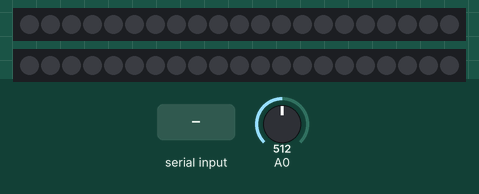
Simulated run of this sketch. Board: Arduino Uno, built with avr-gcc and run on an emulated ATmega328P. Shown: 2 × 21 RGB LEDs in strip order, left to right. The inputs (shaded band) are chosen by the test bench; at power-on: A0 = 512. Dim RGB values are drawn brighter than linear; what the sketch prints to the serial monitor is not drawn.

Above: at 1.2 s.
1.3 s: "S" received over the second serial link
At 1.98 s:
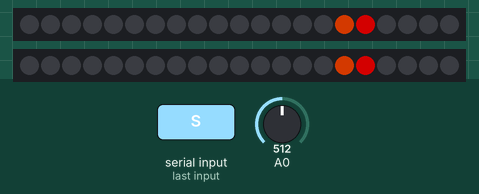
10.3 s: "D" received over the second serial link
At 12.19 s:
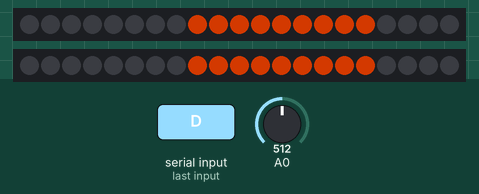
13.3 s: "G" received over the second serial link
At 13.76 s:
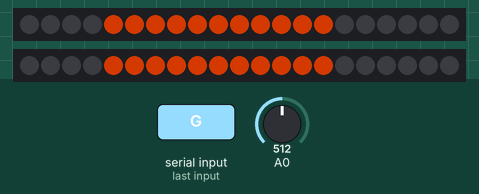
15.1 s: "F" received over the second serial link
At 16.5 s:
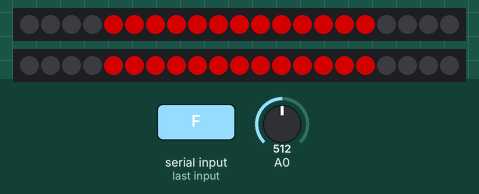
Timing chart, 0 to 17.7 s (numbered marks = the images above; inputs shaded):
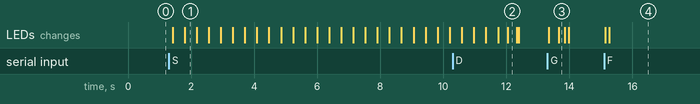

Measured:
- after the input at 1.3 s, the LEDs: first change after 0.12 s (image 1 shows a later state)
- after the input at 10.3 s, the LEDs: first differ from a run without the input after 1.8 s (image 2)
- after the input at 13.3 s, the LEDs: first change after 0.05 s (image 3 shows a later state)
- after the input at 15.1 s, the LEDs: first change at once (image 4 shows a later state)

The sketch:

principalesclave.ino
```cpp
#include "bibliotheque.h"
#include "tournerdroite.h"
#include "tournergauche.h"
#include "lumiererouge.h"
#include "freinl.h"
#include "animationsetup.h"

void setup(){
  strip.begin();
  strip.show();                  // Initialise tous les pixels à 'off' (éteint)
  strip1.begin();
  strip1.show();                  // Initialise tous les pixels à 'off' (éteint)
  Serial.begin(9600);
  ArduinoMaster.begin(38400);     //Initialise le module Bluetooth 38400 bauds
  while (ArduinoMaster.available()) {   //tant que le module Bluetooth est disponible
  if (ArduinoMaster.available() >0) {
    char c = ArduinoMaster.read();  //recoit un caractere et l'affiche sur le moniteur série
    Serial.print(c);
    if (c=='S'){         //si l'arduino recoit la lettre D
    delay(100);
    animationsetup();         //affiche l'animation fleche vers la droite
    delay(10);
    Serial.println("S");  //affiche D sur le moniteur série
    }
    else{               //si l'arduino recoit autre chose que la lettre D, tout est eteint
      strip.setBrightness(0);
      strip.show();
      strip1.setBrightness(0);
      strip1.show();
    }}}

}

void loop(){
  while (ArduinoMaster.available()) {   //tant que le module Bluetooth est disponible
  delay(10);
  if (ArduinoMaster.available() >0) {
    char c = ArduinoMaster.read();  //recoit un caractere et l'affiche sur le moniteur série
    Serial.print(c);
    if (c=='S'){         //si l'arduino recoit la lettre D
    delay(100);
    animationsetup();         //affiche l'animation fleche vers la droite
    delay(10);
    Serial.println("S");  //affiche D sur le moniteur série
    }
    else{               //si l'arduino recoit autre chose que la lettre D, tout est eteint
      strip.setBrightness(0);
      strip.show();
      strip1.setBrightness(0);
      strip1.show();
    }

    if (c=='D'){         //si l'arduino recoit la lettre D
      droite();         //affiche l'animation fleche vers la droite
    delay(10);
    Serial.println("D");  //affiche D sur le moniteur série
    }
    else{               //si l'arduino recoit autre chose que la lettre D, tout est eteint
      strip.setBrightness(0);
      strip.show();
      strip1.setBrightness(0);
      strip1.show();
    }

    if (c=='G'){                   //si l'arduino recoit la lettre D
      gauche();                   //affiche l'animation fleche vers la gauche
    delay(10);
    Serial.println("G");          //affiche G sur le moniteur série
    }
    else{                         //si l'arduino recoit autre chose que la lettre G, tout est eteint
      strip.setBrightness(0);
      strip.show();
      strip1.setBrightness(0);
      strip1.show();
    }

    if (c=='F'){                   //si l'arduino recoit la lettre F
      frein();                  //affiche l'animation frein
    delay(10);
    Serial.println("F");        //affiche F sur le moniteur série
    }

    else{                         //si l'arduino recoit autre chose que la lettre F, tout est eteint
      strip.setBrightness(0);
      strip.show();
      strip1.setBrightness(0);
      strip1.show();
    }

  }
}
  ArduinoMaster.flush();            //Efface la mémoire stockée


}
```

bibliotheque.h
```cpp
#include "Arduino.h"
#include <Adafruit_NeoPixel.h>          //Bibliothèque NeoPixel

#include <SoftwareSerial.h>
SoftwareSerial ArduinoMaster(2,3);      //Bibliothèque Bluetooth (RX TX)


Adafruit_NeoPixel strip = Adafruit_NeoPixel(21, 6, NEO_GRB + NEO_KHZ800);
//21 LEDS par bande de leds
//Sortie des leds sur le PIN 6
//Paramètre NEO_GRB = Pixels sont raccordés en flux de donnée GRB (GRB=Green,Red,Blue)
//Paramètre NEO_KHZ800 = flux de données à 800 KHz (plupart des NéoPixel basé sur les LEDs w/WS2812)

Adafruit_NeoPixel strip1 = Adafruit_NeoPixel(21, 5, NEO_GRB + NEO_KHZ800);
//21 LEDS par bande de leds
//Sortie des leds sur le PIN 5

uint32_t ORANGE = strip.Color(255, 69, 0);  //Déclaration de la couleur orange
uint32_t JAUNEF = strip.Color(88, 41, 0);    //Déclaration de la couleur ROUGE
uint32_t ROUGE = strip.Color(255,0,0);
uint32_t ROSE = strip.Color(220,20,60);
uint32_t BLEU = strip.Color(0, 0, 128);     //Déclaration de la couleur BLEU
uint32_t JAUNE = strip.Color(255, 255, 0);
uint32_t VERT = strip.Color(0,128,0);
uint32_t CITRON = strip.Color(0,255,0);
uint32_t CYAN = strip.Color(38, 196, 236);
uint32_t VIOLET = strip.Color(128,0,128);
uint32_t VIOLETC = strip.Color(121, 28, 248);
uint32_t LAVANDE = strip.Color(204, 204, 255);
uint32_t MARINE = strip.Color(0,0,255);
uint32_t BLANC = strip.Color(255,255,255);

//Besoin de définir les couleurs une seule fois

int n;
```

freinl.h
```cpp
void frein(){
  int val=(analogRead(0)/1023.0)*255;

  for (n=3;n<=16;n++){                        //Effet lors du freinage :
    strip.setPixelColor(n,ROUGE);             //Effet qui commence aux extrémités et qui se rassemblent au centre
    strip.setPixelColor(20-n,ROUGE);
    strip.setBrightness(val);                 //Luminosité à 100%
    strip.show();                             //Affiche les modifications
    strip1.setPixelColor(n,ROUGE);             //Effet qui commence aux extrémités et qui se rassemblent au centre
    strip1.setPixelColor(20-n,ROUGE);
    strip1.setBrightness(val);                 //Luminosité à 100%
    strip1.show();                             //Affiche les modifications
    delay(20);
  }

}
```

lumiererouge.h
```cpp
void barrescentrale(){

  for (n=4;n<=16;n++){                        //Allume les leds de la deuxieme ligne
    strip.setPixelColor(n, ROUGE);            //Allume la led n en rouge
    strip.setBrightness(255);                 //Luminosité à 100%
    strip.show();                             //Affiche les modifications
    strip1.setPixelColor(n, ROUGE);            //Allume la led n en rouge
    strip1.setBrightness(255);                 //Luminosité à 100%
    strip1.show();                             //Affiche les modifications
  }
}
```

tournerdroite.h
```cpp
void droite(){
  int val=(analogRead(0)/1023.0)*255;

  strip.setPixelColor(17, ORANGE);                //cas particulier de la led qui s'allume au démarrage
  strip.setBrightness(0);                       //Luminosité à 0%
  strip1.setPixelColor(17, ORANGE);                //cas particulier de la led qui s'allume au démarrage
  strip1.setBrightness(0);                       //Luminosité à 0%
  for (int n=17; n>=0;n--){                     //boucle qui affiche la flèche du bas vers la droite progressivement
    strip.setPixelColor(n, ORANGE);               //Allume la led n en bleu
    strip.setBrightness(val);                   //Luminosité à 100%
    strip.show();                               //Affiche les modifications
    strip1.setPixelColor(n, ORANGE);               //Allume la led n en bleu
    strip1.setBrightness(val);                   //Luminosité à 100%
    strip1.show();                               //Affiche les modifications
    delay(30);
 }
  strip.setBrightness(0);                       //Luminosité à 0%
  strip1.setBrightness(0);                       //Luminosité à 0%
  delay(50);
}
```

tournergauche.h
```cpp
void gauche(){
  int val=(analogRead(0)/1023.0)*255;

  strip.setPixelColor(3, ORANGE);                 //cas particulier de la led qui s'allume au démarrage
  strip.setBrightness(0);                       //Luminosité à 0%
  strip1.setPixelColor(3, ORANGE);                 //cas particulier de la led qui s'allume au démarrage
  strip1.setBrightness(0);                       //Luminosité à 0%
  for (n=3; n<=21;n++){                         //boucle qui affiche la flèche du bas vers la gauche progressivement
    strip.setPixelColor(n, ORANGE);               //Allume la led n en bleu
    strip.setBrightness(val);                   //Luminosité à 100%
    strip.show();                               //Affiche les modifications
    strip1.setPixelColor(n, ORANGE);               //Allume la led n en bleu
    strip1.setBrightness(val);                   //Luminosité à 100%
    strip1.show();                               //Affiche les modifications
    delay(30);
 }
  strip.setBrightness(0);                       //Luminosité à 0%
  strip1.setBrightness(0);                       //Luminosité à 0%
  delay(50);
}
```

Source omitted: animationsetup.h (16127 bytes)
